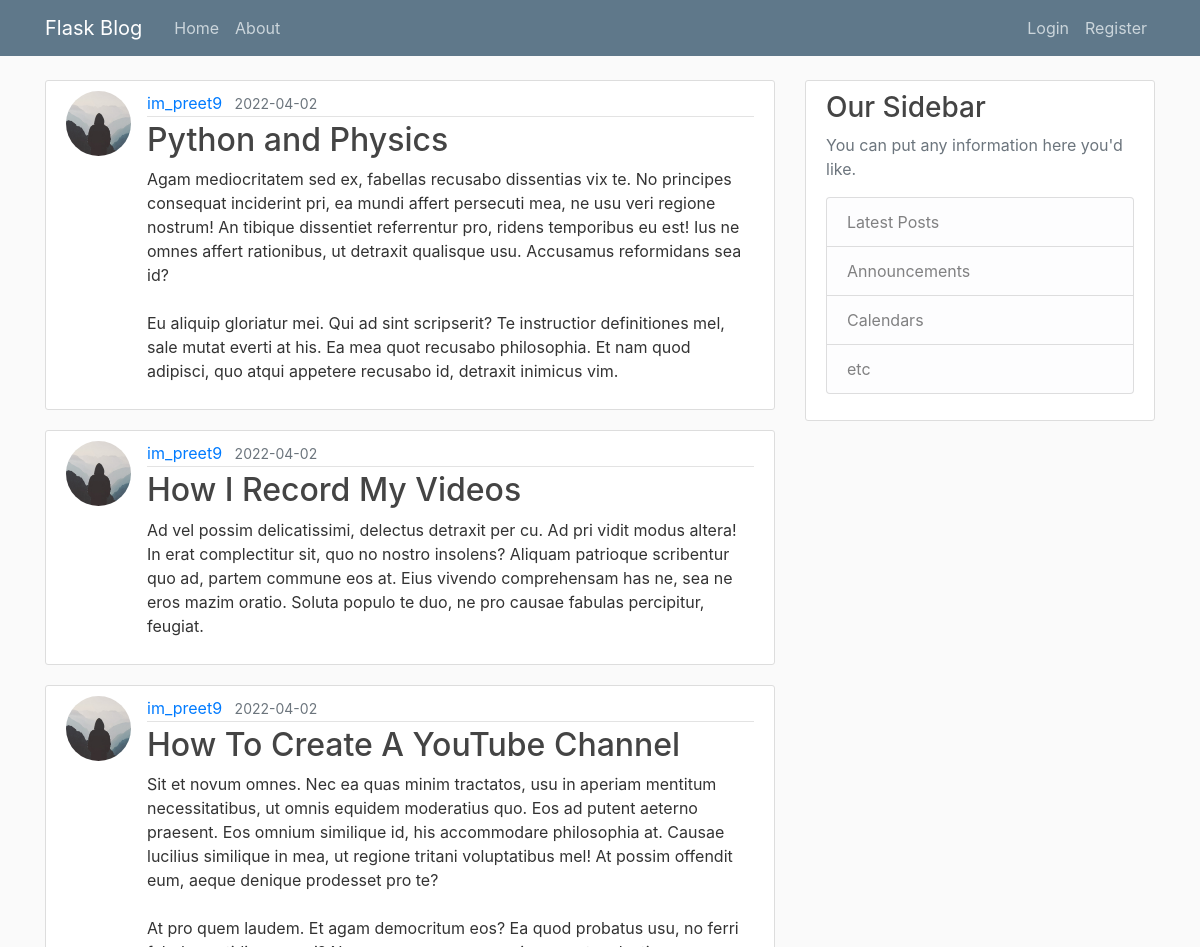
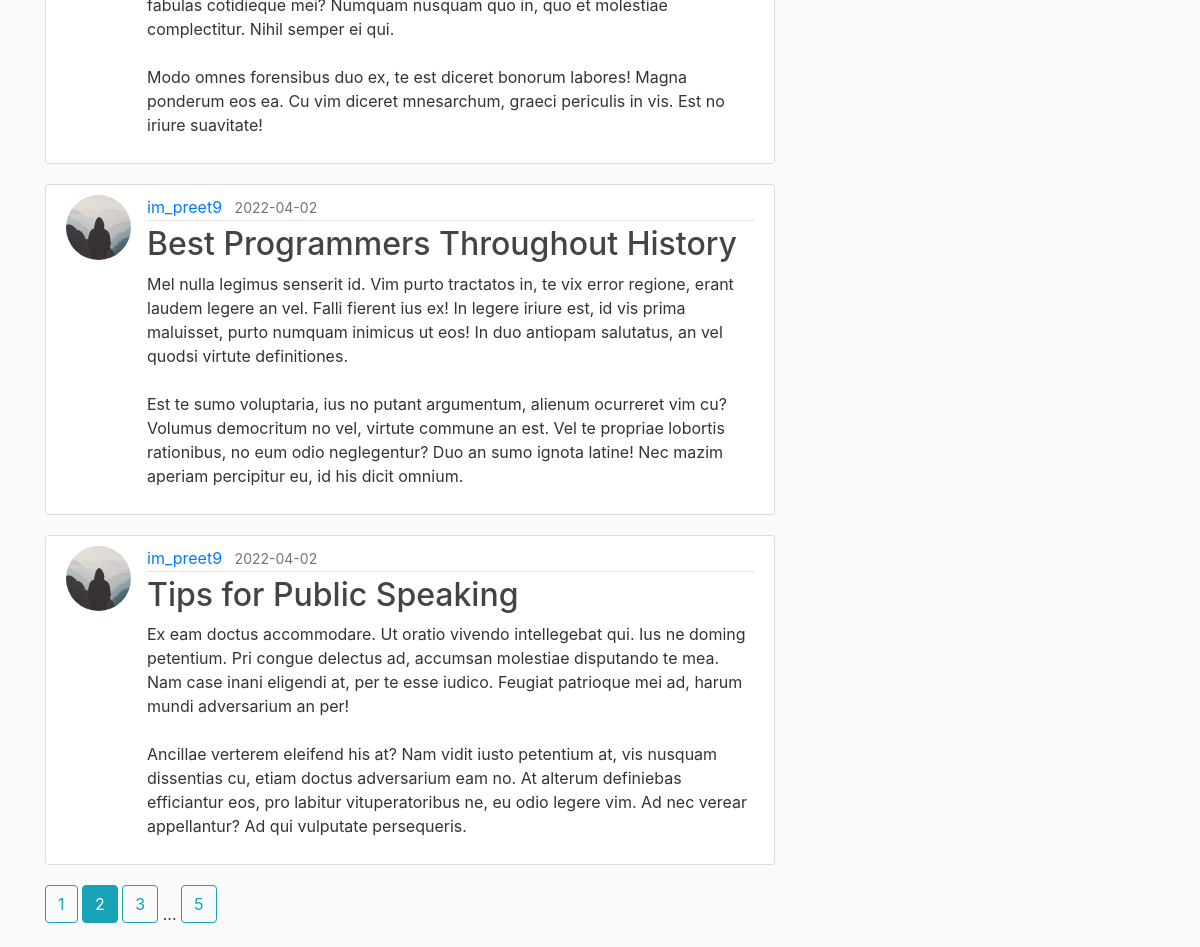
The page /home?page=2 on the database its author committed (2 pictures, top to bottom).
### flaskblog/models.py (models this page shows, shortened)
class Post(db.Model):
    id = db.Column(db.Integer, primary_key=True)
    title = db.Column(db.String(100), nullable=False)
    date = db.Column(db.DateTime, nullable=False, default=datetime.utcnow)
    content = db.Column(db.Text, nullable=False)
    user_id = db.Column(db.Integer, db.ForeignKey("user.id"), nullable=False)

class User(db.Model, UserMixin):
    id = db.Column(db.Integer, primary_key=True)
    username = db.Column(db.String(20), unique=True, nullable=False)
    email = db.Column(db.String(120), unique=True, nullable=False)
    img_file = db.Column(db.String(20), nullable=False, default="default.jpeg")
    password = db.Column(db.String(60), nullable=False)
    posts = db.relationship("Post", backref="author", lazy=True)

### flaskblog/main/routes.py (the view)
@main.route("/")
@main.route("/home")
def home():
    page = request.args.get("page", 1, type=int)
    posts = Post.query.order_by(Post.date.desc()).paginate(page=page, per_page=5)
    return render_template("home.html", posts=posts)

### flaskblog/templates/home.html
{% extends "layout.html" %}
{% block content %}
    {% for post in posts.items %}
        <article class="media content-section">
            <img
                    src="{{ url_for('static', filename='profile_pics/' + post.author.img_file) }}"
                    alt="profile picture"
                    class="rounded-circle article-img"
            />
            <div class="media-body">
                <div class="article-metadata">
                    <a class="mr-2"
                       href="{{ url_for("users.user_posts", username=post.author.username) }}">{{ post.author.username }}</a>
                    <small class="text-muted">{{ post.date.strftime("%Y-%m-%d") }}</small>
                </div>
                <h2>
                    <a class="article-title" href="{{ url_for('posts.post', post_id=post.id) }}"
                    >{{ post.title }}</a
                    >
                </h2>
                <p class="article-content">{{ post.content }}</p>
            </div>
        </article>
    {% endfor %}
    {% for page_num in posts.iter_pages(left_edge=1, right_edge=1, left_current=1, right_current=2) %}
        {% if page_num %}
            {% if posts.page == page_num %}
                <a class="btn btn-info mb-4" href="{{ url_for('main.home', page=page_num) }}">{{ page_num }}</a>
            {% else %}
                <a class="btn btn-outline-info mb-4" href="{{ url_for('main.home', page=page_num) }}">{{ page_num }}</a>
            {% endif %}
        {% else %}
            ...
        {% endif %}
    {% endfor %}
{% endblock content %}

### flaskblog/static/main.css (style rules this page uses)
body { background: #fafafa; color: #333333; margin-top: 5rem; }
h1, h2, h3, h4, h5, h6 { color: #444444; }
.content-section { background: #ffffff; padding: 10px 20px; border: 1px solid #dddddd; border-radius: 3px; margin-bottom: 20px; }
.article-title { color: #444444; }
.article-content { white-space: pre-line; }
.article-img { height: 65px; width: 65px; margin-right: 16px; }
.article-metadata { padding-bottom: 1px; margin-bottom: 4px; border-bottom: 1px solid #e3e3e3; }

### rows shown on the page
Post: img_file (placeholder picture), author.username "im_preet9", date "2022-04-02", title "Python and Physics", content "Agam mediocritatem sed ex, fabellas recusabo dissentias vix te. No principes consequat inciderint pri, ea mundi affert persecuti mea, ne usu veri regione nostrum! An tibique dissentiet referrentur pro, ridens temporibus eu est! Ius ne omnes affert rationibus, ut detraxit qualisque usu. Accusamus reformidans sea id? Eu aliquip gloriatur mei. Qui ad sint scripserit? Te instructior definitiones mel, sale mutat everti at his. Ea mea quot recusabo philosophia. Et nam quod adipisci, quo atqui appetere recusabo id, detraxit inimicus vim."
Post: img_file (placeholder picture), author.username "im_preet9", date "2022-04-02", title "How I Record My Videos", content "Ad vel possim delicatissimi, delectus detraxit per cu. Ad pri vidit modus altera! In erat complectitur sit, quo no nostro insolens? Aliquam patrioque scribentur quo ad, partem commune eos at. Eius vivendo comprehensam has ne, sea ne eros mazim oratio. Soluta populo te duo, ne pro causae fabulas percipitur, feugiat."
Post: img_file (placeholder picture), author.username "im_preet9", date "2022-04-02", title "How To Create A YouTube Channel", content "Sit et novum omnes. Nec ea quas minim tractatos, usu in aperiam mentitum necessitatibus, ut omnis equidem moderatius quo. Eos ad putent aeterno praesent. Eos omnium similique id, his accommodare philosophia at. Causae lucilius similique in mea, ut regione tritani voluptatibus mel! At possim offendit eum, aeque denique prodesset pro te? At pro quem laudem. Et agam democritum eos? Ea quod probatus usu, no ferri fabulas cotidieque mei? Numquam nusquam quo in, quo et molestiae complectitur. Nihil semper ei qui. Modo omnes forensibus duo ex, te est diceret bonorum labores! Magna ponderum eos ea. Cu vim diceret mnesarchum, graeci periculis in vis. Est no iriure suavitate!"
Post: img_file (placeholder picture), author.username "im_preet9", date "2022-04-02", title "Best Programmers Throughout History", content "Mel nulla legimus senserit id. Vim purto tractatos in, te vix error regione, erant laudem legere an vel. Falli fierent ius ex! In legere iriure est, id vis prima maluisset, purto numquam inimicus ut eos! In duo antiopam salutatus, an vel quodsi virtute definitiones. Est te sumo voluptaria, ius no putant argumentum, alienum ocurreret vim cu? Volumus democritum no vel, virtute commune an est. Vel te propriae lobortis rationibus, no eum odio neglegentur? Duo an sumo ignota latine! Nec mazim aperiam percipitur eu, id his dicit omnium."
Post: img_file (placeholder picture), author.username "im_preet9", date "2022-04-02", title "Tips for Public Speaking", content "Ex eam doctus accommodare. Ut oratio vivendo intellegebat qui. Ius ne doming petentium. Pri congue delectus ad, accumsan molestiae disputando te mea. Nam case inani eligendi at, per te esse iudico. Feugiat patrioque mei ad, harum mundi adversarium an per! Ancillae verterem eleifend his at? Nam vidit iusto petentium at, vis nusquam dissentias cu, etiam doctus adversarium eam no. At alterum definiebas efficiantur eos, pro labitur vituperatoribus ne, eu odio legere vim. Ad nec verear appellantur? Ad qui vulputate persequeris."

### other values the page prints
{{ page_num }} "1" "3" "5"
{{ page_num }} "2"
